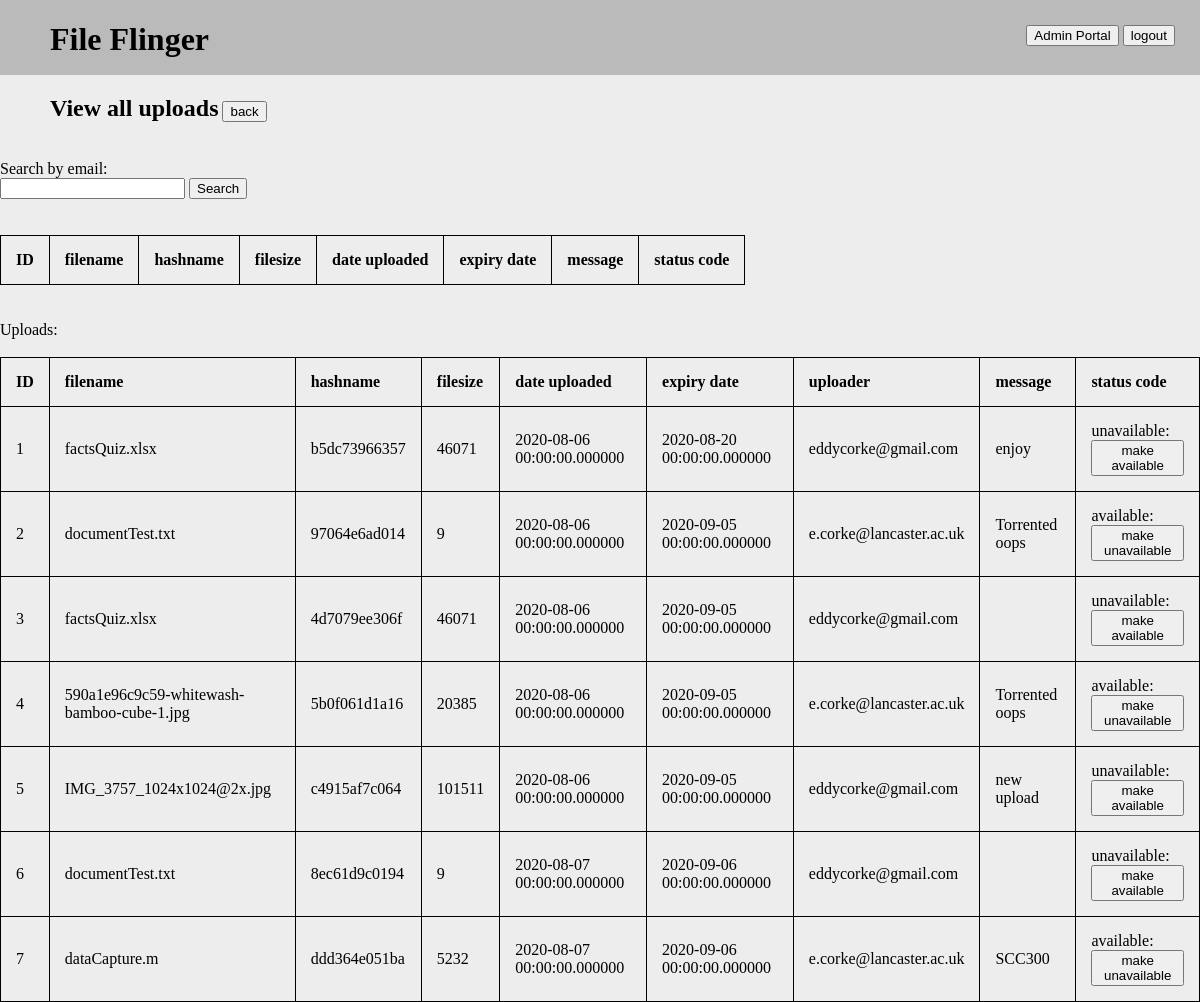
Page /admin_portal/uploads (signed in) on the earlier database version.
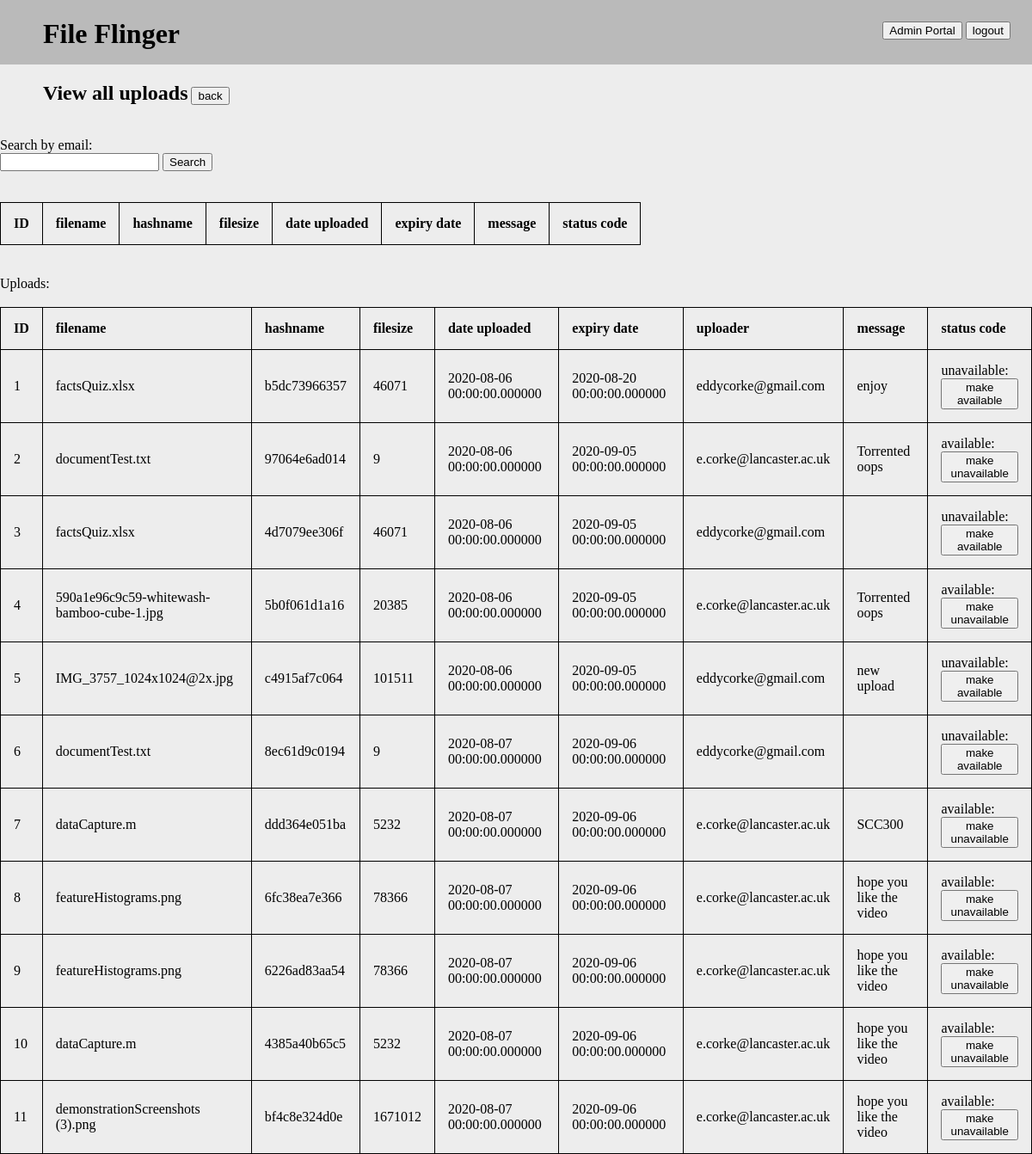
Same page on the later database version.
### serv/models.py (models this page shows, shortened)
class Upload(db.Model):
    id = db.Column(db.Integer, primary_key=True)
    filename = db.Column(db.String(256), nullable=False)
    filesize = db.Column(db.Integer, nullable=False)
    hashname = db.Column(db.String(16), unique=True, nullable=False)
    datetime = db.Column(db.DateTime, nullable=False)
    expirationDatetime = db.Column(db.DateTime, nullable=False)
    uploaderEmail = db.Column(db.String(320), nullable=False)
    message = db.Column(db.String(512), nullable=False, default="")
    status = db.Column(db.Integer, default=1, nullable=False)  # 1: available, 0: unavailable
    password = db.Column(db.String(256))

### serv/routes.py (the view)
@app.route('/admin_portal/uploads')
@login_required
def view_uploads():
    if current_user.permLevel < 2:  # TODO: change number to config alias
        flash("Access to the admin portal area is restricted")
        return redirect(url_for('home'))
    email = request.args.get("email")
    search = []
    if email:
        search = db.session.execute("SELECT id, filename, hashname, filesize, datetime, expirationDatetime, message, status FROM Upload WHERE uploaderEmail = \"" + email + "\"").fetchall()
    status = request.args.get('status')
    upload_id = request.args.get('upload_id')
    if status:
        db.session.execute("UPDATE Upload SET status = " + status + " WHERE id = " + upload_id)
        db.session.commit()
    userData = db.session.execute("SELECT id, filename, hashname, filesize, datetime, expirationDatetime, uploaderEmail, message, status FROM Upload").fetchall()
    return render_template('view_uploads.html', data=userData, search=search)

### serv/models.py (called while the page is built)
@login_manager.user_loader
def load_user(user_id):
    return User.query.get(int(user_id))

### serv/templates/view_uploads.html (shortened to what this page needs)
{% extends "template.html" %}
{% block content %}
    <h2>View all uploads</h2>
    <a href="{{ url_for('admin_portal') }}"><button>back</button></a><br><br>
    Search by email: <br>
    <form action="uploads">
        <input type="text" name="email">
        <input type="submit" value="Search">
    </form>
    <br><br>
    <table>
            <th>ID</th>
            <th>filename</th>
            <th>hashname</th>
            <th>filesize</th>
            <th>date uploaded</th>
            <th>expiry date</th>
            <th>message</th>
            <th>status code</th>
        </table>
    <br><br>
    Uploads:<br><br>
    <table>
        <th>ID</th>
        <th>filename</th>
        <th>hashname</th>
        <th>filesize</th>
        <th>date uploaded</th>
        <th>expiry date</th>
        <th>uploader</th>
        <th>message</th>
        <th>status code</th>
        {% for item in data %}
        <tr>
            <td>{{item[0]}}</td>
            <td>{{item[1]}}</td>
            <td>{{item[2]}}</td>
            <td>{{item[3]}}</td>
            <td>{{item[4]}}</td>
            <td>{{item[5]}}</td>
            <td>{{item[6]}}</td>
            <td>{{item[7]}}</td>
            <td>
                {% if item[8] == 0 %}
                    unavailable:
                    <a href="uploads?status=1&upload_id={{item[0]}}"><button>make available</button></a>
                {% else %}
                    available:
                    <a href="uploads?status=0&upload_id={{item[0]}}"><button>make unavailable</button></a>
                {% endif %}
            </td>
        </tr>
        {% endfor %}
    </table>
{% endblock content %}

### serv/templates/template.html (shortened to what this page needs)
<!DOCTYPE html>
<html>
<head>
    <link rel="stylesheet" type="text/css" href="{{ url_for('static', filename='main.css') }}">
</head>
    <div id="navBar">
        <a href="/"><h1>File Flinger</h1></a>
        <div id="loginLogout">
            {% if current_user.is_authenticated %}
                {% if current_user.permLevel >=2 %}
                    <a href="/admin_portal"><button>Admin Portal</button></a>
                {% endif %}
            {% endif %}
            {% if current_user.is_authenticated %}
                <a href="{{ url_for('logout') }}"><button>logout</button></a>
            {% else %}
                <a href="{{ url_for('login') }}"><button>login</button></a>
                <a href="{{ url_for('register') }}"><button>register</button></a>
            {% endif %}
        </div>
    </div>
    <body>
        {% block content %} {% endblock %}
    </body>
</html>

### serv/static/main.css (style rules this page uses)
body { background-color: #EDEDED; margin: 0px; }
a { text-decoration: none; color: #000000 }
h1, h2 { margin-left: 50px; display: inline-block; }
table { border-collapse: collapse; }
table, th, td { border: 1px solid black; }
th, td { padding: 15px; text-align: left; }
#navBar { width: 100%; height: 75px; background-color: #bababa; }
#loginLogout { float: right; margin-top: 25px; margin-right: 25px; width: 150px; height: 25px; text-align: right; }

Differences in the rows shown:
added Upload: id "8", filename "featureHistograms.png", hashname "6fc38ea7e366", filesize "78366", datetime "2020-08-07 00:00:00.000000", expirationDatetime "2020-09-06 00:00:00.000000", uploaderEmail "e.corke@lancaster.ac.uk", message "hope you like the video"
added Upload: id "9", filename "featureHistograms.png", hashname "6226ad83aa54", filesize "78366", datetime "2020-08-07 00:00:00.000000", expirationDatetime "2020-09-06 00:00:00.000000", uploaderEmail "e.corke@lancaster.ac.uk", message "hope you like the video"
added Upload: id "10", filename "dataCapture.m", hashname "4385a40b65c5", filesize "5232", datetime "2020-08-07 00:00:00.000000", expirationDatetime "2020-09-06 00:00:00.000000", uploaderEmail "e.corke@lancaster.ac.uk", message "hope you like the video"
added Upload: id "11", filename "demonstrationScreenshots (3).png", hashname "bf4c8e324d0e", filesize "1671012", datetime "2020-08-07 00:00:00.000000", expirationDatetime "2020-09-06 00:00:00.000000", uploaderEmail "e.corke@lancaster.ac.uk", message "hope you like the video"
